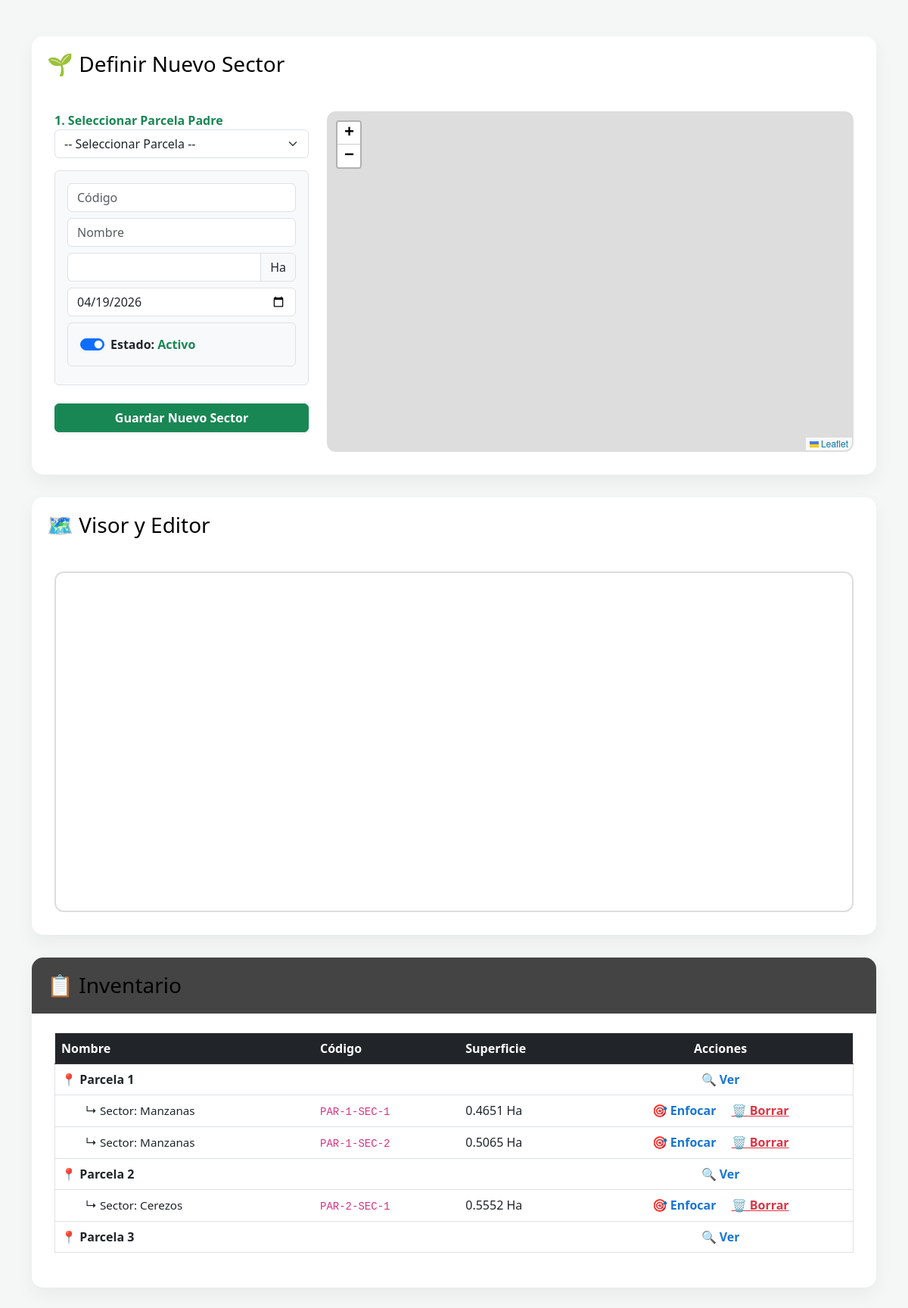
The page /Parcelas/sectorCultivos.php on the database its author committed.
### tables this page shows
CREATE TABLE `parcelas` (
  `id` int(11) NOT NULL,
  `codigo` varchar(20) NOT NULL,
  `nombre` varchar(100) NOT NULL,
  `coordenadas_geojson` text NOT NULL,
  `superficie_total_ha` decimal(10,4) NOT NULL,
  `superficie_efectiva_ha` decimal(10,4) GENERATED ALWAYS AS (case when `infraestructuras` is null then `superficie_total_ha` else `superficie_total_ha` * 0.95 end) STORED,
  `tipo_suelo_id` int(11) DEFAULT NULL,
  `ph` decimal(3,1) DEFAULT NULL,
  `materia_organica` decimal(4,2) DEFAULT NULL,
  `pendiente` decimal(4,2) DEFAULT NULL,
  `orientacion` varchar(20) DEFAULT NULL,
  `infraestructuras` text DEFAULT NULL,
  `activa` tinyint(1) DEFAULT 1,
  `fecha_alta` timestamp NOT NULL DEFAULT current_timestamp()
);

CREATE TABLE `sectores_cultivo` (
  `id` int(11) NOT NULL,
  `parcela_id` int(11) DEFAULT NULL,
  `codigo` varchar(20) NOT NULL,
  `nombre` varchar(100) NOT NULL,
  `coordenadas_geojson` text DEFAULT NULL,
  `superficie_efectiva_ha` decimal(10,4) DEFAULT NULL,
  `fecha_creacion` date DEFAULT NULL,
  `activo` tinyint(1) DEFAULT 1
);

### Parcelas/sectorCultivos.php (the view, shortened to what this page needs)
<?php
require '../db.php';
try {
    $parcelas = $pdo->query("SELECT id, nombre, coordenadas_geojson FROM parcelas ORDER BY nombre ASC")->fetchAll(PDO::FETCH_ASSOC);
    $sectores_raw = $pdo->query("SELECT * FROM sectores_cultivo ORDER BY nombre ASC")->fetchAll(PDO::FETCH_ASSOC);
    $sectores_por_parcela = [];
    foreach ($sectores_raw as $s) {
        $p_id = $s['parcela_id'];
        if ($p_id) { $sectores_por_parcela[$p_id][] = $s; }
    }
} catch (PDOException $e) { die("Error: " . $e->getMessage()); }
?>
<!DOCTYPE html>
<html lang="es">
<head>
    <link href="https://cdn.jsdelivr.net/npm/bootstrap@5.3.0/dist/css/bootstrap.min.css" rel="stylesheet">
    <link rel="stylesheet" href="https://unpkg.com/leaflet@1.9.4/dist/leaflet.css" />
    <link rel="stylesheet" href="https://cdnjs.cloudflare.com/ajax/libs/leaflet.draw/1.0.4/leaflet.draw.css"/>
</head>
<body>
<div class="container py-5">
    <div class="form-card">
        <div class="header-section">
            <h3 class="mb-0">🌱 Definir Nuevo Sector</h3>
        </div>
        <form method="POST">
            <div class="row mt-4">
                <div class="col-md-4">
                    <label class="fw-bold text-success">1. Seleccionar Parcela Padre</label>
                    <select name="parcela_id" id="selector_parcela" class="form-select mb-3" required>
                        <option value="">-- Seleccionar Parcela --</option>
                    </select>
                    <div class="bg-light p-3 rounded border">
                        <input type="text" name="codigo" class="form-control mb-2" placeholder="Código" required>
                        <input type="text" name="nombre" class="form-control mb-2" placeholder="Nombre" required>
                        <div class="input-group mb-2">
                            <input type="number" step="0.0001" name="superficie" id="superficie_input" class="form-control" required>
                            <span class="input-group-text">Ha</span>
                        </div>
                        <input type="date" name="fecha_creacion" class="form-control mb-2" value="<?= date('Y-m-d') ?>">
                        <div class="form-check form-switch bg-light p-3 rounded border mb-2">
                            <input class="form-check-input ms-0" type="checkbox" name="activo" id="check_activo" value="1" checked>
                            <label class="form-check-label fw-bold ms-2" for="check_activo">
                                Estado: <span id="status_text" class="text-success">Activo</span>
                            </label>
                        </div>
                    </div>
                    <button type="submit" name="guardar_sector" class="btn btn-success w-100 mt-4 fw-bold shadow-sm">Guardar Nuevo Sector</button>
                </div>
                <div class="col-md-8"><div id="map_dibujo"></div></div>
            </div>
        </form>
    </div>
    <div class="form-card">
        <div class="header-section" ><h3 class="mb-0">🗺️ Visor y Editor</h3></div>
        <div id="map_visor" class="mt-4"></div>
    </div>
    <div class="form-card">
        <div class="header-section" style="background: #444;"><h3 class="mb-0">📋 Inventario</h3></div>
        <div class="table-responsive mt-3">
            <table class="table table-hover border align-middle">
                <thead class="table-dark">
                    <tr><th>Nombre</th><th>Código</th><th>Superficie</th><th class="text-center">Acciones</th></tr>
                </thead>
                <tbody>
                    <?php foreach ($parcelas as $p): ?>
                        <tr class="parcela-row">
                            <td colspan="3">📍 <?= htmlspecialchars($p['nombre']) ?></td>
                            <td class="text-center"><span class="btn-focus" onclick="enfocarElemento('parcela', <?= $p['id'] ?>)">🔍 Ver</span></td>
                        </tr>
                        <?php if (isset($sectores_por_parcela[$p['id']])): ?>
                            <?php foreach ($sectores_por_parcela[$p['id']] as $s): ?>
                                <tr>
                                    <td class="sector-row">↳ Sector: <?= htmlspecialchars($s['nombre']) ?></td>
                                    <td><code><?= htmlspecialchars($s['codigo']) ?></code></td>
                                    <td><?= $s['superficie_efectiva_ha'] ?> Ha</td>
                                    <td class="text-center">
                                        <span class="btn-focus me-3" onclick="enfocarElemento('sector', <?= $s['id'] ?>)">🎯 Enfocar</span>
                                        <a href="#" class="text-danger fw-bold" onclick="borrarSector(<?= $s['id'] ?>, '<?= htmlspecialchars($s['nombre'], ENT_QUOTES) ?>')">🗑️ Borrar</a>
                                    </td>
                                </tr>
                            <?php endforeach; ?>
                        <?php endif; ?>
                    <?php endforeach; ?>
                </tbody>
            </table>
        </div>
    </div>
</div>
</body>
</html>

### Parcelas/sectorCultivos.php (style rules this page uses)
body { background-color: #f4f7f6; }
#map_dibujo, #map_visor { height: 450px; width: 100%; border-radius: 12px; border: 2px solid #ddd; }
.form-card { background: white; padding: 30px; border-radius: 15px; box-shadow: 0 10px 25px rgba(0,0,0,0.05); margin-bottom: 30px; }
.header-section { background: white; color: white; padding: 20px; border-radius: 15px 15px 0 0; margin: -30px -30px 25px -30px; }
.parcela-row { background: #e8f5e9; font-weight: bold; color: #1b5e20; }
.sector-row { padding-left: 40px !important; font-size: 0.95em; }
.btn-focus { cursor: pointer; color: #1976d2; text-decoration: none; font-weight: bold; }
.mb-0 { color: black; }

### rows shown on the page
parcelas: nombre "Parcela 1"
sectores_cultivo: nombre "Manzanas", codigo "PAR-1-SEC-1", superficie_efectiva_ha "0.4651"
sectores_cultivo: nombre "Manzanas", codigo "PAR-1-SEC-2", superficie_efectiva_ha "0.5065"
parcelas: nombre "Parcela 2"
sectores_cultivo: nombre "Cerezos", codigo "PAR-2-SEC-1", superficie_efectiva_ha "0.5552"
parcelas: nombre "Parcela 3"
